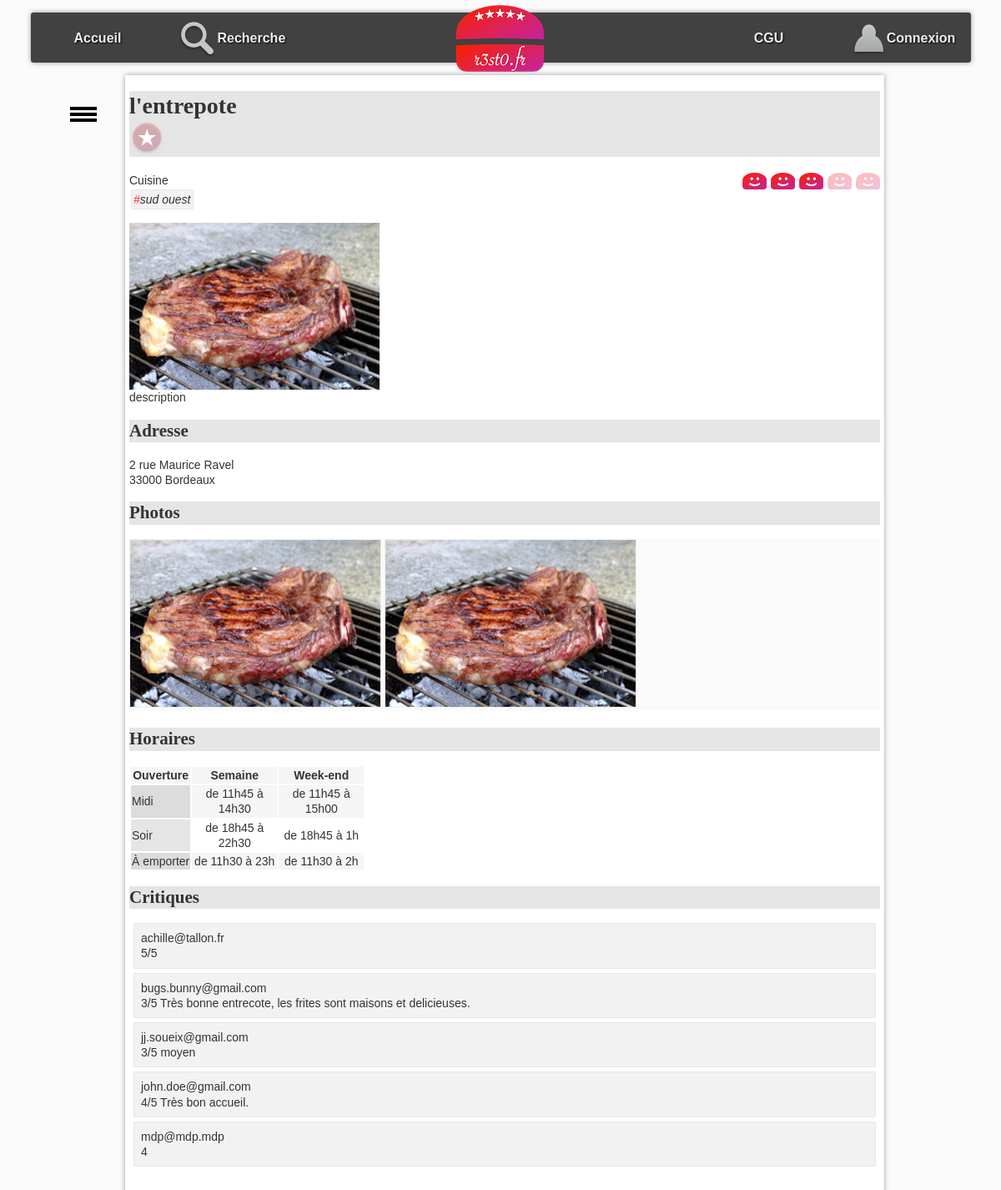
Page /?action=detail&idR=1 on the committed database.
### tables this page shows
CREATE TABLE `resto` (
  `idR` bigint(20) NOT NULL,
  `nomR` varchar(255) DEFAULT NULL,
  `numAdrR` varchar(20) DEFAULT NULL,
  `voieAdrR` varchar(255) DEFAULT NULL,
  `cpR` char(5) DEFAULT NULL,
  `villeR` varchar(255) DEFAULT NULL,
  `latitudeDegR` float DEFAULT NULL,
  `longitudeDegR` float DEFAULT NULL,
  `descR` text,
  `horairesR` text
);

CREATE TABLE `typecuisine` (
  `idTC` bigint(20) NOT NULL,
  `libelleTC` varchar(255) DEFAULT NULL
);

CREATE TABLE `photo` (
  `idP` bigint(20) NOT NULL,
  `cheminP` varchar(255) DEFAULT NULL,
  `idR` bigint(20) DEFAULT NULL
);

CREATE TABLE `critiquer` (
  `idR` bigint(20) NOT NULL,
  `mailU` varchar(150) NOT NULL,
  `note` int(11) DEFAULT NULL,
  `commentaire` varchar(4096) DEFAULT NULL
);

### controleur/detailResto.php (called while the page is built, shortened)
<?php
include_once "$racine/modele/bd.resto.inc.php";
include_once "$racine/modele/bd.typecuisine.inc.php";
include_once "$racine/modele/bd.photo.inc.php";
include_once "$racine/modele/bd.critiquer.inc.php";
include_once "$racine/modele/bd.aimer.inc.php";
$idR = $_GET["idR"];
$unResto = getRestoByIdR($idR);
$lesTypesCuisine = getTypesCuisineByIdR($idR);
$lesPhotos = getPhotosByIdR($idR);
$noteMoy = round(getNoteMoyenneByIdR($idR), 0);
$mailU = getMailULoggedOn();
$aimer = getAimerById($mailU, $idR);
$critiques = getCritiquerByIdR($idR);
include "$racine/vue/entete.html.php";
include "$racine/vue/vueDetailResto.php";
include "$racine/vue/pied.html.php";

### index.php (called while the page is built, shortened)
<?php
include "getRacine.php";
if (isset($_GET["action"])) {
    $action = $_GET["action"];
}
else {
    $action = "defaut";
}
$fichier = controleurPrincipal($action);
include "$racine/controleur/$fichier";
?>

### modele/bd.resto.inc.php (called while the page is built, shortened)
<?php
function getRestoByIdR($idR) {
    try {
        $cnx = connexionPDO();
        $req = $cnx->prepare("select * from resto where idR=:idR");
        $req->bindValue(':idR', $idR, PDO::PARAM_INT);
        $req->execute();
        $resultat = $req->fetch(PDO::FETCH_ASSOC);
    } catch (PDOException $e) {
        print "Erreur !: " . $e->getMessage();
        die();
    }
    return $resultat;
}
?>

### modele/bd.aimer.inc.php (called while the page is built, shortened)
<?php
function getAimerById($mailU, $idR){
    try {
        $cnx = connexionPDO();
        $req = $cnx->prepare("select * from aimer where mailU=:mailU and  idR=:idR");
        $req->bindValue(':idR', $idR, PDO::PARAM_INT);
        $req->bindValue(':mailU', $mailU, PDO::PARAM_STR);
        $req->execute();
        $resultat = $req->fetch(PDO::FETCH_ASSOC);
    } catch (PDOException $e) {
        print "Erreur !: " . $e->getMessage();
        die();
    }
    return $resultat;
}
?>

### modele/bd.critiquer.inc.php (called while the page is built, shortened)
<?php
function getCritiquerByIdR($idR) {
    $resultat = array();
    try {
        $cnx = connexionPDO();
        $req = $cnx->prepare("select * from critiquer where idR=:idR");
        $req->bindValue(':idR', $idR, PDO::PARAM_INT);
        $req->execute();
        $resultat = $req->fetchAll(PDO::FETCH_ASSOC);
    } catch (PDOException $e) {
        print "Erreur !: " . $e->getMessage();
        die();
    }
    return $resultat;
}
function getNoteMoyenneByIdR($idR) {
    try {
        $cnx = connexionPDO();
        $req = $cnx->prepare("select avg(note) from critiquer where idR=:idR");
        $req->bindValue(':idR', $idR, PDO::PARAM_INT);
        $req->execute();
        $resultat = $req->fetch(PDO::FETCH_ASSOC);
    } catch (PDOException $e) {
        print "Erreur !: " . $e->getMessage();
        die();
    }
    if ($req->rowCount()>0){
        return $resultat["avg(note)"];
    }
    else{
        return 0;
    }
}
?>

### modele/bd.typecuisine.inc.php (called while the page is built, shortened)
<?php
function getTypesCuisineByIdR($idR){
    $resultat = array();
    try {
        $cnx = connexionPDO();
        $req = $cnx->prepare("select typeCuisine.* from typeCuisine,proposer where typeCuisine.idTC = proposer.idTC and proposer.idR = :idR");
        $req->bindValue(':idR', $idR, PDO::PARAM_INT);
        $req->execute();
        $resultat = $req->fetchAll(PDO::FETCH_ASSOC);
    } catch (PDOException $e) {
        print "Erreur !: " . $e->getMessage();
        die();
    }
    return $resultat;
}

### modele/bd.photo.inc.php (called while the page is built, shortened)
<?php
function getPhotosByIdR($idR) {
    $resultat = array();
    try {
        $cnx = connexionPDO();
        $req = $cnx->prepare("select * from photo where idR=:idR");
        $req->bindValue(':idR', $idR, PDO::PARAM_INT);
        $req->execute();
        $resultat = $req->fetchAll(PDO::FETCH_ASSOC);
    } catch (PDOException $e) {
        print "Erreur !: " . $e->getMessage();
        die();
    }
    return $resultat;
}
?>

### vue/vueDetailResto.php (the view, shortened to what this page needs)
<h1><?= $unResto['nomR']; ?>
    <form action="./?action=aimer&idr=<?php $unResto['idR'] ?>" method="post">
    <?php if ($aimer != false) { ?>
        <a href="./?action=aimer&idR=<?= $unResto['idR']; ?>" ><img class="aimer" src="images/aime.png" alt="j'aime ce restaurant"></a>
    <?php } else { ?>
        <a href="./?action=aimer&idR=<?= $unResto['idR']; ?>" ><img class="aimer" src="images/aimepas.png" alt="je n'aime pas encore ce restaurant"></a>
    <?php } ?>
    </form>
</h1>
<span id="note">
    <?php for ($i = 1; $i <= 5; $i++) { ?>
        <a class="aimer" href="./?action=noter&note=<?= $i ?>&idR=<?= $unResto['idR']; ?>" >
            <?php if ($i <= $noteMoy) { ?>
                <img class="note" src="images/like.png" alt="">
            <?php } else {
                ?>
                <img class="note" src="images/neutre.png" alt="line neutre">
            <?php } ?>
        </a>
    <?php } ?>
</span>
<section>
    Cuisine <br />
    <ul id="tagFood">
        <?php for ($j = 0; $j < count($lesTypesCuisine); $j++) { ?>
            <li class="tag"><span class="tag">#</span><?= $lesTypesCuisine[$j]["libelleTC"] ?></li>
        <?php } ?>
    </ul>
</section>
<p id="principal">
    <?php if (count($lesPhotos) > 0) { ?>
        <img src="photos/<?= $lesPhotos[0]["cheminP"] ?>" alt="photo du restaurant" />
    <?php } ?>
    <br />
    <?= $unResto['descR']; ?>
</p>
<h2 id="adresse">
    Adresse
</h2>
<p>
    <?= $unResto['numAdrR']; ?>
    <?= $unResto['voieAdrR']; ?><br />
    <?= $unResto['cpR']; ?>
    <?= $unResto['villeR']; ?>
</p>
<h2 id="photos">
    Photos
</h2>
<ul id="galerie">
    <?php for ($i = 0; $i < count($lesPhotos); $i++) { ?>
        <li> <img class="galerie" src="photos/<?= $lesPhotos[$i]["cheminP"] ?>" alt="" /></li>
    <?php } ?>
</ul>
<h2 id="horaires">
    Horaires
</h2>
<?= $unResto['horairesR']; ?>
<h2 id="crit">Critiques</h2>
<ul id="critiques">
    <?php for ($i = 0; $i < count($critiques); $i++) { ?>
        <li>
            <span>
                <?= $critiques[$i]["mailU"] ?>
            </span>
            <div>
                <span>
                    <?php
                    if ($critiques[$i]["note"]) {
                        echo $critiques[$i]["note"] . "/5";
                    }
                    ?>
                </span>
                <span><?= $critiques[$i]["commentaire"] ?> </span>
            </div>
        </li>
    <?php } ?>
</ul>

### css/base.css (style rules this page uses)
:root { --largeurPage: 900px; --largeurMenuCont : 200px; --margeCalc: calc((100% - var(--largeurPage)) / 2); --margeMenuHaut : 15px; --hauteurMenuGene:60px; --coulA1:#5A7694; --coulA2:#D7E5ED; --coulB1:#566459; --coulB2:#90974A; --coulC:#CDBCA0; --fondC:#fcfbfb; --padding_cote:5px; }
body { font-family: Arial; color : #333; font-size : 14px; line-height : 1.3; scroll-behavior: smooth; background-color : var(--fondC); }
a.aimer { text-decoration: none; }

### css/cgu.css (style rules this page uses)
h1,h2,h3,h4 { font-family: Futura; background-color : rgba(0,0,0,0.1); }
td.cell { text-align : center; width : 100px; }
td.label { background-color : rgba(0,0,0,0.1); }
tr:nth-child(odd) { background-color : rgb(245,245,245); }

### css/corps.css (style rules this page uses)
#tagFood { display:inline-block; padding-left : 0px; font-style: italic; margin : 0px; }
li.tag { display:inline-block; border:1px solid rgba(0,0,0,0.05); background-color:rgba(0,0,0,0.05); padding:2px; margin:2px; border-radius: 2px; }
span.tag { color:rgb(255,50,50); }
#galerie { margin-top : 0px; margin-bottom : 20px; padding-left : 0px; background-color : rgb(250,250,250); }
#galerie li { display : inline-block; }
img.note { padding-left : 1px; vertical-align : sub; }
img.galerie { border:1px solid rgb(239,239,239); }
#note { float : right; }
img.aimer { vertical-align : middle; }
#critiques { list-style-type : none; padding-left : 0px; }
#critiques>li { border:1px solid rgba(0,0,0,0.05); background-color:rgba(0,0,0,0.05); padding:8px; margin:5px; border-radius: 2px; }

### rows in the picture
resto: nomR "l'entrepote", descR "description", numAdrR "2", voieAdrR "rue Maurice Ravel", cpR "33000", villeR "Bordeaux", horairesR "Ouverture Semaine Week-end Midi de 11h45 à 14h30 de 11h45 à 15h00 Soir de 18h45 à 22h30 de 18h45 à 1h À emporter de 11h30 à 23h de 11h30 à 2h"
typecuisine: libelleTC "sud ouest"
photo: cheminP (picture)
photo: cheminP (picture)
critiquer: mailU "achille@tallon.fr", note "5"
critiquer: mailU "bugs.bunny@gmail.com", note "3", commentaire "Très bonne entrecote, les frites sont maisons et delicieuses."
critiquer: mailU "jj.soueix@gmail.com", note "3", commentaire "moyen"
critiquer: mailU "john.doe@gmail.com", note "4", commentaire "Très bon accueil."
critiquer: mailU "mdp@mdp.mdp", commentaire "4"
